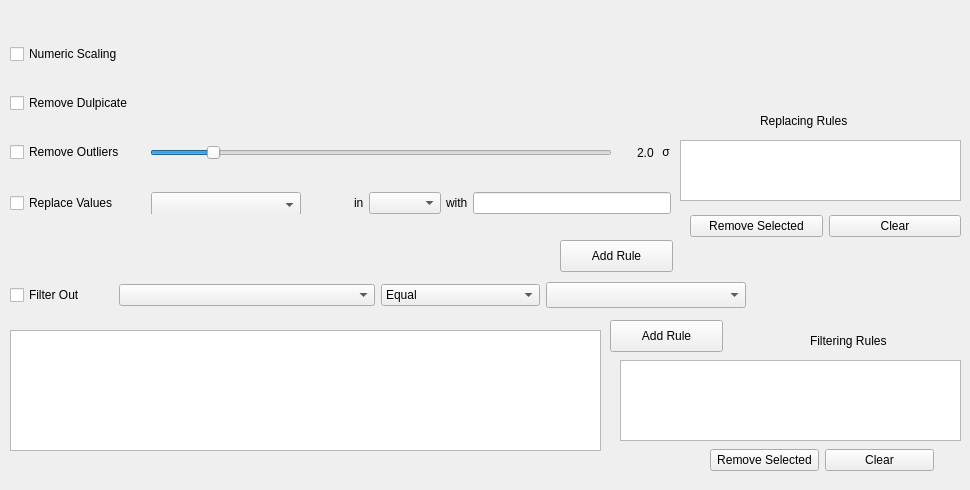
   <widget class="QWidget" name="pre_process_tab">
    <attribute name="title">
     <string>Pre-Process</string>
    </attribute>
    <widget class="QWidget" name="verticalLayoutWidget_5">
     <property name="geometry">
      <rect>
       <x>10</x>
       <y>20</y>
       <width>661</width>
       <height>221</height>
      </rect>
     </property>
     <layout class="QVBoxLayout" name="verticalLayout_5">
      <property name="spacing">
       <number>5</number>
      </property>
      <property name="sizeConstraint">
       <enum>QLayout::SetDefaultConstraint</enum>
      </property>
      <property name="topMargin">
       <number>0</number>
      </property>
      <property name="bottomMargin">
       <number>0</number>
      </property>
      <item>
       <layout class="QHBoxLayout" name="numeric_scaling_horizontalLayout">
        <item>
         <widget class="QCheckBox" name="numeric_scaling_checkBox">
          <property name="maximumSize">
           <size>
            <width>16777215</width>
            <height>16777215</height>
           </size>
          </property>
          <property name="text">
           <string>Numeric Scaling </string>
          </property>
         </widget>
        </item>
       </layout>
      </item>
      <item>
       <layout class="QHBoxLayout" name="remove_duplicates_horizontalLayout">
        <property name="spacing">
         <number>-1</number>
        </property>
        <item>
         <widget class="QCheckBox" name="remove_duplicates_checkBox">
          <property name="sizePolicy">
           <sizepolicy hsizetype="Minimum" vsizetype="Fixed">
            <horstretch>0</horstretch>
            <verstretch>0</verstretch>
           </sizepolicy>
          </property>
          <property name="maximumSize">
           <size>
            <width>16777215</width>
            <height>16777215</height>
           </size>
          </property>
          <property name="text">
           <string>Remove Dulpicate</string>
          </property>
         </widget>
        </item>
       </layout>
      </item>
      <item>
       <layout class="QHBoxLayout" name="remove_outliers_horizontalLayout">
        <item>
         <widget class="QCheckBox" name="remove_outliers_checkBox">
          <property name="maximumSize">
           <size>
            <width>380</width>
            <height>16777215</height>
           </size>
          </property>
          <property name="text">
           <string>Remove Outliers</string>
          </property>
         </widget>
        </item>
        <item>
         <spacer name="replace_value_horizontalSpacer_2">
          <property name="orientation">
           <enum>Qt::Horizontal</enum>
          </property>
          <property name="sizeType">
           <enum>QSizePolicy::Fixed</enum>
          </property>
          <property name="sizeHint" stdset="0">
           <size>
            <width>20</width>
            <height>21</height>
           </size>
          </property>
         </spacer>
        </item>
        <item>
         <widget class="QSlider" name="outliers_treshold_horizontalSlider">
          <property name="maximumSize">
           <size>
            <width>16777215</width>
            <height>16777215</height>
           </size>
          </property>
          <property name="minimum">
           <number>10</number>
          </property>
          <property name="maximum">
           <number>90</number>
          </property>
          <property name="singleStep">
           <number>5</number>
          </property>
          <property name="pageStep">
           <number>5</number>
          </property>
          <property name="value">
           <number>20</number>
          </property>
          <property name="sliderPosition">
           <number>20</number>
          </property>
          <property name="orientation">
           <enum>Qt::Horizontal</enum>
          </property>
         </widget>
        </item>
        <item>
         <spacer name="replace_value_horizontalSpacer_5">
          <property name="orientation">
           <enum>Qt::Horizontal</enum>
          </property>
          <property name="sizeType">
           <enum>QSizePolicy::Fixed</enum>
          </property>
          <property name="sizeHint" stdset="0">
           <size>
            <width>20</width>
            <height>21</height>
           </size>
          </property>
         </spacer>
        </item>
        <item>
         <widget class="QLabel" name="outliers_treshold_label">
          <property name="maximumSize">
           <size>
            <width>20</width>
            <height>16777215</height>
           </size>
          </property>
          <property name="text">
           <string>2.0</string>
          </property>
         </widget>
        </item>
        <item>
         <widget class="QLabel" name="treshold_sigma_label">
          <property name="sizePolicy">
           <sizepolicy hsizetype="Preferred" vsizetype="Fixed">
            <horstretch>0</horstretch>
            <verstretch>0</verstretch>
           </sizepolicy>
          </property>
          <property name="maximumSize">
           <size>
            <width>380</width>
            <height>16777215</height>
           </size>
          </property>
          <property name="text">
           <string> σ</string>
          </property>
         </widget>
        </item>
       </layout>
      </item>
      <item>
       <layout class="QHBoxLayout" name="replace_value_horizontalLayout">
        <item>
         <widget class="QCheckBox" name="replace_values_checkBox">
          <property name="maximumSize">
           <size>
            <width>380</width>
            <height>16777215</height>
           </size>
          </property>
          <property name="text">
           <string>Replace Values</string>
          </property>
         </widget>
        </item>
        <item>
         <spacer name="replace_value_horizontalSpacer">
          <property name="orientation">
           <enum>Qt::Horizontal</enum>
          </property>
          <property name="sizeType">
           <enum>QSizePolicy::Fixed</enum>
          </property>
          <property name="sizeHint" stdset="0">
           <size>
            <width>27</width>
            <height>20</height>
           </size>
          </property>
         </spacer>
        </item>
        <item>
         <widget class="QStackedWidget" name="pre_process_replacing_stackedWidget">
          <property name="sizePolicy">
           <sizepolicy hsizetype="Preferred" vsizetype="Fixed">
            <horstretch>0</horstretch>
            <verstretch>0</verstretch>
           </sizepolicy>
          </property>
          <property name="maximumSize">
           <size>
            <width>16777215</width>
            <height>26</height>
           </size>
          </property>
          <property name="frameShape">
           <enum>QFrame::NoFrame</enum>
          </property>
          <property name="frameShadow">
           <enum>QFrame::Plain</enum>
          </property>
          <property name="currentIndex">
           <number>1</number>
          </property>
          <widget class="QWidget" name="page_numeric">
           <widget class="QLineEdit" name="replaced_value_lineEdit">
            <property name="geometry">
             <rect>
              <x>0</x>
              <y>0</y>
              <width>183</width>
              <height>21</height>
             </rect>
            </property>
            <property name="maximumSize">
             <size>
              <width>16777215</width>
              <height>26</height>
             </size>
            </property>
           </widget>
          </widget>
          <widget class="QWidget" name="page_categorical">
           <widget class="QComboBox" name="replaced_value_comboBox">
            <property name="geometry">
             <rect>
              <x>0</x>
              <y>0</y>
              <width>150</width>
              <height>26</height>
             </rect>
            </property>
            <property name="sizePolicy">
             <sizepolicy hsizetype="Expanding" vsizetype="Fixed">
              <horstretch>0</horstretch>
              <verstretch>0</verstretch>
             </sizepolicy>
            </property>
            <property name="maximumSize">
             <size>
              <width>16777215</width>
              <height>26</height>
             </size>
            </property>
           </widget>
          </widget>
         </widget>
        </item>
        <item>
         <widget class="QLabel" name="label_in">
          <property name="sizePolicy">
           <sizepolicy hsizetype="Preferred" vsizetype="Fixed">
            <horstretch>0</horstretch>
            <verstretch>0</verstretch>
           </sizepolicy>
          </property>
          <property name="maximumSize">
           <size>
            <width>380</width>
            <height>21</height>
           </size>
          </property>
          <property name="text">
           <string>in</string>
          </property>
         </widget>
        </item>
        <item>
         <widget class="QComboBox" name="replace_columnSelection_comboBox"/>
        </item>
        <item>
         <widget class="QLabel" name="label_with">
          <property name="sizePolicy">
           <sizepolicy hsizetype="Preferred" vsizetype="Fixed">
            <horstretch>0</horstretch>
            <verstretch>0</verstretch>
           </sizepolicy>
          </property>
          <property name="maximumSize">
           <size>
            <width>380</width>
            <height>21</height>
           </size>
          </property>
          <property name="text">
           <string>with</string>
          </property>
         </widget>
        </item>
        <item>
         <widget class="QLineEdit" name="replacing_value_lineEdit">
          <property name="maximumSize">
           <size>
            <width>16777215</width>
            <height>16777215</height>
           </size>
          </property>
         </widget>
        </item>
       </layout>
      </item>
     </layout>
    </widget>
    <widget class="QTableWidget" name="pre_process_dataset_tableWidget">
     <property name="geometry">
      <rect>
       <x>10</x>
       <y>330</y>
       <width>591</width>
       <height>121</height>
      </rect>
     </property>
     <property name="editTriggers">
      <set>QAbstractItemView::NoEditTriggers</set>
     </property>
    </widget>
    <widget class="QWidget" name="layoutWidget">
     <property name="geometry">
      <rect>
       <x>10</x>
       <y>270</y>
       <width>791</width>
       <height>51</height>
      </rect>
     </property>
     <layout class="QHBoxLayout" name="replace_value_horizontalLayout_2">
      <item>
       <widget class="QCheckBox" name="filter_values_checkBox">
        <property name="maximumSize">
         <size>
          <width>380</width>
          <height>16777215</height>
         </size>
        </property>
        <property name="text">
         <string>Filter Out</string>
        </property>
       </widget>
      </item>
      <item>
       <spacer name="replace_value_horizontalSpacer_3">
        <property name="orientation">
         <enum>Qt::Horizontal</enum>
        </property>
        <property name="sizeType">
         <enum>QSizePolicy::Fixed</enum>
        </property>
        <property name="sizeHint" stdset="0">
         <size>
          <width>27</width>
          <height>21</height>
         </size>
        </property>
       </spacer>
      </item>
      <item>
       <widget class="QComboBox" name="filter_columnSelection_comboBox">
        <property name="sizePolicy">
         <sizepolicy hsizetype="Expanding" vsizetype="Fixed">
          <horstretch>0</horstretch>
          <verstretch>0</verstretch>
         </sizepolicy>
        </property>
       </widget>
      </item>
      <item>
       <widget class="QComboBox" name="filter_operator_comboBox">
        <property name="maximumSize">
         <size>
          <width>16777215</width>
          <height>16777215</height>
         </size>
        </property>
        <item>
         <property name="text">
          <string>Equal</string>
         </property>
        </item>
        <item>
         <property name="text">
          <string>Not equal</string>
         </property>
        </item>
        <item>
         <property name="text">
          <string>Less than</string>
         </property>
        </item>
        <item>
         <property name="text">
          <string>Less than or equal to</string>
         </property>
        </item>
        <item>
         <property name="text">
          <string>Greater than</string>
         </property>
        </item>
        <item>
         <property name="text">
          <string>Greater than or equal to</string>
         </property>
        </item>
       </widget>
      </item>
      <item>
       <widget class="QStackedWidget" name="pre_process_filtering_stackedWidget">
        <property name="sizePolicy">
         <sizepolicy hsizetype="Preferred" vsizetype="Fixed">
          <horstretch>0</horstretch>
          <verstretch>0</verstretch>
         </sizepolicy>
        </property>
        <property name="maximumSize">
         <size>
          <width>16777215</width>
          <height>26</height>
         </size>
        </property>
        <property name="frameShape">
         <enum>QFrame::NoFrame</enum>
        </property>
        <property name="frameShadow">
         <enum>QFrame::Plain</enum>
        </property>
        <property name="currentIndex">
         <number>1</number>
        </property>
        <widget class="QWidget" name="page_numeric_2">
         <widget class="QLineEdit" name="filtering_dataset_value_lineEdit">
          <property name="geometry">
           <rect>
            <x>0</x>
            <y>0</y>
            <width>220</width>
            <height>21</height>
           </rect>
          </property>
          <property name="sizePolicy">
           <sizepolicy hsizetype="Expanding" vsizetype="Expanding">
            <horstretch>0</horstretch>
            <verstretch>0</verstretch>
           </sizepolicy>
          </property>
          <property name="maximumSize">
           <size>
            <width>16777215</width>
            <height>26</height>
           </size>
          </property>
         </widget>
        </widget>
        <widget class="QWidget" name="page_categorical_2">
         <widget class="QComboBox" name="filtering_dataset_value_comboBox">
          <property name="geometry">
           <rect>
            <x>0</x>
            <y>0</y>
            <width>200</width>
            <height>26</height>
           </rect>
          </property>
          <property name="sizePolicy">
           <sizepolicy hsizetype="Expanding" vsizetype="Expanding">
            <horstretch>0</horstretch>
            <verstretch>0</verstretch>
           </sizepolicy>
          </property>
          <property name="maximumSize">
           <size>
            <width>16777215</width>
            <height>26</height>
           </size>
          </property>
         </widget>
        </widget>
       </widget>
      </item>
     </layout>
    </widget>
    <widget class="QListWidget" name="preprocess_replace_listWidget">
     <property name="geometry">
      <rect>
       <x>680</x>
       <y>140</y>
       <width>281</width>
       <height>61</height>
      </rect>
     </property>
     <property name="selectionMode">
      <enum>QAbstractItemView::MultiSelection</enum>
     </property>
    </widget>
    <widget class="QListWidget" name="preprocess_filter_listWidget">
     <property name="geometry">
      <rect>
       <x>620</x>
       <y>360</y>
       <width>341</width>
       <height>81</height>
      </rect>
     </property>
     <property name="selectionMode">
      <enum>QAbstractItemView::MultiSelection</enum>
     </property>
    </widget>
    <widget class="QPushButton" name="addrule_filter_value_pushButton">
     <property name="geometry">
      <rect>
       <x>610</x>
       <y>320</y>
       <width>113</width>
       <height>32</height>
      </rect>
     </property>
     <property name="text">
      <string>Add Rule</string>
     </property>
    </widget>
    <widget class="QPushButton" name="addrule_replace_value_pushButton">
     <property name="geometry">
      <rect>
       <x>560</x>
       <y>240</y>
       <width>113</width>
       <height>32</height>
      </rect>
     </property>
     <property name="text">
      <string>Add Rule</string>
     </property>
    </widget>
    <widget class="QLabel" name="label_in_2">
     <property name="geometry">
      <rect>
       <x>760</x>
       <y>110</y>
       <width>101</width>
       <height>21</height>
      </rect>
     </property>
     <property name="sizePolicy">
      <sizepolicy hsizetype="Preferred" vsizetype="Fixed">
       <horstretch>0</horstretch>
       <verstretch>0</verstretch>
      </sizepolicy>
     </property>
     <property name="maximumSize">
      <size>
       <width>380</width>
       <height>21</height>
      </size>
     </property>
     <property name="text">
      <string>Replacing Rules</string>
     </property>
    </widget>
    <widget class="QLabel" name="label_in_3">
     <property name="geometry">
      <rect>
       <x>810</x>
       <y>330</y>
       <width>101</width>
       <height>21</height>
      </rect>
     </property>
     <property name="sizePolicy">
      <sizepolicy hsizetype="Preferred" vsizetype="Fixed">
       <horstretch>0</horstretch>
       <verstretch>0</verstretch>
      </sizepolicy>
     </property>
     <property name="maximumSize">
      <size>
       <width>380</width>
       <height>21</height>
      </size>
     </property>
     <property name="text">
      <string>Filtering Rules</string>
     </property>
    </widget>
    <widget class="QWidget" name="horizontalLayoutWidget_5">
     <property name="geometry">
      <rect>
       <x>690</x>
       <y>210</y>
       <width>271</width>
       <height>32</height>
      </rect>
     </property>
     <layout class="QHBoxLayout" name="horizontalLayout_6">
      <item>
       <widget class="QPushButton" name="remove_replace_value_pushButton">
        <property name="text">
         <string>Remove Selected</string>
        </property>
       </widget>
      </item>
      <item>
       <widget class="QPushButton" name="clear_replace_value_pushButton">
        <property name="text">
         <string>Clear</string>
        </property>
       </widget>
      </item>
     </layout>
    </widget>
    <widget class="QWidget" name="horizontalLayoutWidget_6">
     <property name="geometry">
      <rect>
       <x>710</x>
       <y>440</y>
       <width>224</width>
       <height>41</height>
      </rect>
     </property>
     <layout class="QHBoxLayout" name="horizontalLayout_7">
      <item>
       <widget class="QPushButton" name="remove_filter_rule_pushButton">
        <property name="text">
         <string>Remove Selected</string>
        </property>
       </widget>
      </item>
      <item>
       <widget class="QPushButton" name="clear_filter_rule_pushButton">
        <property name="text">
         <string>Clear</string>
        </property>
       </widget>
      </item>
     </layout>
    </widget>
   </widget>
